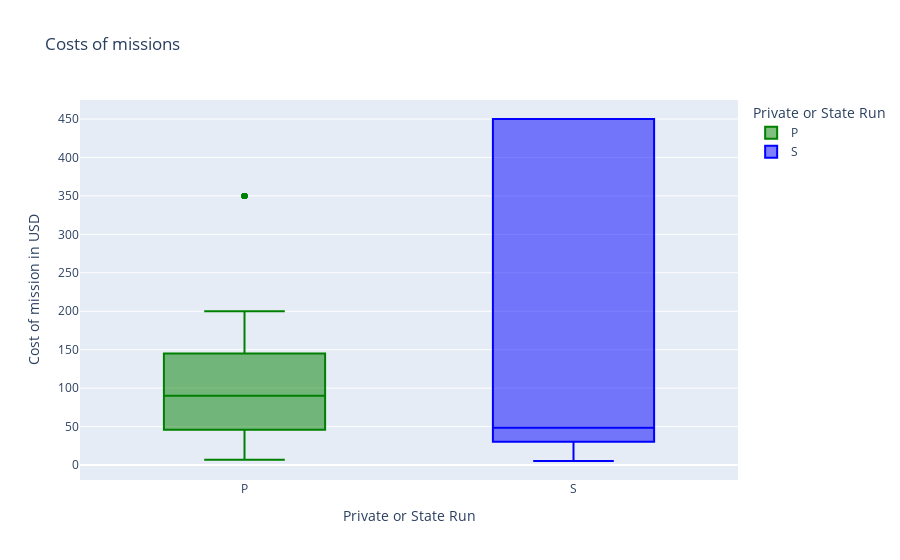

The notebook cell saved with this chart:
### Code cell
fig = px.box(df,
    title="Costs of missions",
    color="Private or State Run",
    color_discrete_sequence=["green", "blue"],
    x="Private or State Run", y="Rocket",
    labels={"Rocket": "Cost of mission in USD"}
)
fig.show()

### Figure 1 — Plotly figure (JSON) as saved in the notebook; plotly's stock layout.template omitted (floating-point values rounded to 4 significant figures; data arrays with more than 128 entries replaced by an {"elided": "..."} marker saying what was removed)
{"data": [{"alignmentgroup": "True", "hovertemplate": "Private or State Run=%{x}<br>Cost of mission in USD=%{y}<extra></extra>", "legendgroup": "P", "marker": {"color": "green"}, "name": "P", "notched": false, "offsetgroup": "P", "orientation": "v", "showlegend": true, "type": "box", "x": {"elided": "1393 str values"}, "x0": " ", "xaxis": "x", "y": {"elided": "1393 float values"}, "y0": " ", "yaxis": "y"}, {"alignmentgroup": "True", "hovertemplate": "Private or State Run=%{x}<br>Cost of mission in USD=%{y}<extra></extra>", "legendgroup": "S", "marker": {"color": "blue"}, "name": "S", "notched": false, "offsetgroup": "S", "orientation": "v", "showlegend": true, "type": "box", "x": {"elided": "2931 str values"}, "x0": " ", "xaxis": "x", "y": {"elided": "2931 float values"}, "y0": " ", "yaxis": "y"}], "layout": {"autosize": true, "boxmode": "overlay", "legend": {"title": {"text": "Private or State Run"}, "tracegroupgap": 0}, "title": {"text": "Costs of missions"}, "xaxis": {"anchor": "y", "autorange": true, "categoryarray": ["P", "S"], "categoryorder": "array", "domain": [0, 1], "range": [-0.5, 1.5], "title": {"text": "Private or State Run"}, "type": "category"}, "yaxis": {"anchor": "x", "autorange": true, "domain": [0, 1], "range": [-19.41, 474.7], "title": {"text": "Cost of mission in USD"}, "type": "linear"}}}
